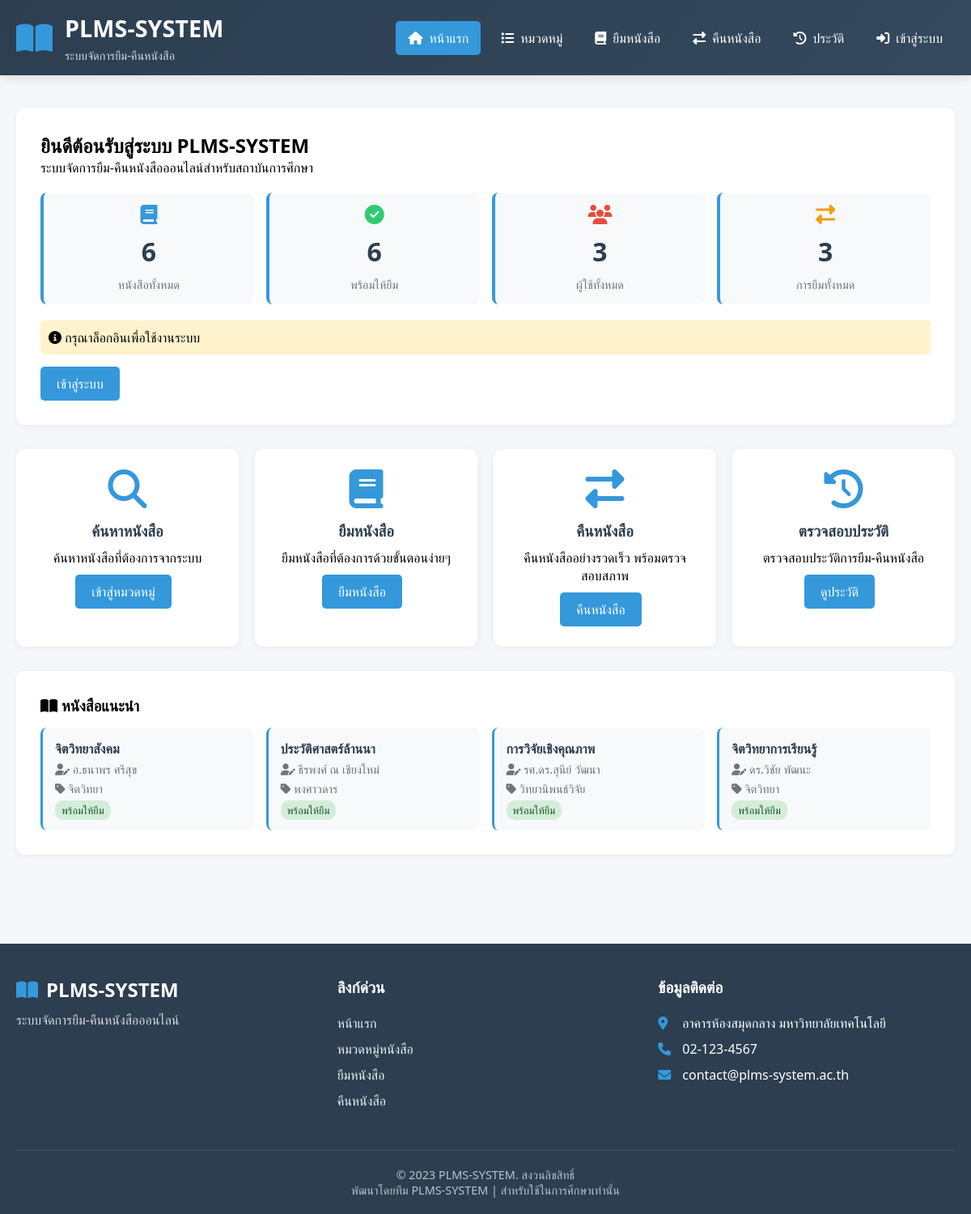
Page /plms-pnvc/index.php on the committed database.
### tables this page shows
CREATE TABLE `books` (
  `id` int(11) NOT NULL,
  `title` varchar(255) NOT NULL,
  `category_id` int(11) DEFAULT NULL,
  `author` varchar(255) NOT NULL,
  `YEAR` int(11) DEFAULT NULL,
  `isbn` varchar(20) DEFAULT NULL,
  `publisher` varchar(255) DEFAULT NULL,
  `pages` int(11) DEFAULT NULL,
  `description` text DEFAULT NULL,
  `location` varchar(100) DEFAULT NULL,
  `quantity` int(11) DEFAULT 1,
  `available` int(11) DEFAULT 1,
  `created_at` timestamp NOT NULL DEFAULT current_timestamp()
);

CREATE TABLE `categories` (
  `id` int(11) NOT NULL,
  `NAME` varchar(100) NOT NULL,
  `description` text DEFAULT NULL,
  `created_at` timestamp NOT NULL DEFAULT current_timestamp()
);

### plms-pnvc/config.php (called while the page is built, shortened)
<?php
global $db;
function getConnection() {
    global $db;
    if (!isset($db)) {
        try {
            $dsn = "mysql:host=" . DB_HOST . ";dbname=" . DB_NAME . ";charset=" . DB_CHARSET;
            $options = [
                PDO::ATTR_ERRMODE => PDO::ERRMODE_EXCEPTION,
                PDO::ATTR_DEFAULT_FETCH_MODE => PDO::FETCH_ASSOC,
                PDO::ATTR_EMULATE_PREPARES => false,
            ];
            $db = new PDO($dsn, DB_USER, DB_PASS, $options);
        } catch (PDOException $e) {
            if ($_SERVER['HTTP_HOST'] === 'localhost' || $_SERVER['HTTP_HOST'] === '127.0.0.1') {
                die("Database connection failed: " . $e->getMessage() .
                    "<br>Please check: " .
                    "<br>1. Database name: " . DB_NAME .
                    "<br>2. Username: " . DB_USER .
                    "<br>3. Run setup_database.php first");
            } else {
                die("Database connection failed. Please contact administrator.");
            }
        }
    }
    return $db;
}
$db = getConnection();
function isLoggedIn() {
    return isset($_SESSION['user_id']);
}
function escape($string) {
    return htmlspecialchars($string, ENT_QUOTES, 'UTF-8');
}
function getAllBooks() {
    global $db;
    try {
        $stmt = $db->query("
            SELECT b.*, c.name as category_name
            FROM books b
            LEFT JOIN categories c ON b.category_id = c.id
            ORDER BY b.id DESC
        ");
        return $stmt->fetchAll();
    } catch (PDOException $e) {
        return [];
    }
}
function getAvailableBooks() {
    global $db;
    try {
        $stmt = $db->query("
            SELECT b.*, c.name as category_name
            FROM books b
            LEFT JOIN categories c ON b.category_id = c.id
            WHERE b.available > 0
            ORDER BY b.title
        ");
        return $stmt->fetchAll();
    } catch (PDOException $e) {
        return [];
    }
}
?>

### plms-pnvc/index.php (the view, shortened to what this page needs)
<?php
require_once 'config.php';
$user_name = isset($_SESSION['user_name']) ? $_SESSION['user_name'] : 'ผู้เยี่ยมชม';
$user_role = isset($_SESSION['user_role']) ? $_SESSION['user_role'] : 'guest';
$is_logged_in = isLoggedIn();
try {
    $books = getAllBooks();
    $available_books = getAvailableBooks();
    $books_count = count($books);
    $available_count = count($available_books);
} catch (Exception $e) {
    $books_count = 0;
    $available_count = 0;
    handleDatabaseError($e);
}
?>
<!DOCTYPE html>
<html lang="th">
<head>
    <link rel="stylesheet" href="https://cdnjs.cloudflare.com/ajax/libs/font-awesome/6.4.0/css/all.min.css">
</head>
<body>
    <header class="header">
        <div class="container">
            <div class="header-content">
                <div class="logo">
                    <div class="logo-img">
                        <i class="fas fa-book-open"></i>
                    </div>
                    <div class="logo-text">
                        <h1><?php echo SITE_NAME; ?></h1>
                        <p>ระบบจัดการยืม-คืนหนังสือ</p>
                    </div>
                </div>
                <nav class="main-nav">
                    <ul>
                        <?php
                        $current_page = basename($_SERVER['PHP_SELF']);
                        ?>
                        <li><a href="index.php" class="<?php echo $current_page == 'index.php' ? 'active' : ''; ?>"><i class="fas fa-home"></i> หน้าแรก</a></li>
                        <li><a href="categories.php" class="<?php echo $current_page == 'categories.php' ? 'active' : ''; ?>"><i class="fas fa-list"></i> หมวดหมู่</a></li>
                        <li><a href="borrow.php" class="<?php echo $current_page == 'borrow.php' ? 'active' : ''; ?>"><i class="fas fa-book"></i> ยืมหนังสือ</a></li>
                        <li><a href="return.php" class="<?php echo $current_page == 'return.php' ? 'active' : ''; ?>"><i class="fas fa-exchange-alt"></i> คืนหนังสือ</a></li>
                        <li><a href="history.php" class="<?php echo $current_page == 'history.php' ? 'active' : ''; ?>"><i class="fas fa-history"></i> ประวัติ</a></li>
                        <?php if ($is_logged_in): ?>
                            <?php if (isAdmin()): ?>
                                <li><a href="admin/dashboard.php"><i class="fas fa-cog"></i> Admin</a></li>
                            <?php endif; ?>
                            <li><a href="logout.php" class="btn-logout"><i class="fas fa-sign-out-alt"></i> ออกจากระบบ</a></li>
                        <?php else: ?>
                            <li><a href="login.php"><i class="fas fa-sign-in-alt"></i> เข้าสู่ระบบ</a></li>
                        <?php endif; ?>
                    </ul>
                </nav>
            </div>
        </div>
    </header>
    <div class="main-content">
        <div class="container">
            <div class="welcome-section">
                <h2>ยินดีต้อนรับสู่ระบบ PLMS-SYSTEM</h2>
                <p>ระบบจัดการยืม-คืนหนังสือออนไลน์สำหรับสถาบันการศึกษา</p>
                <div class="stats-grid">
                    <div class="stat-item">
                        <i class="fas fa-book" style="color: #3498db; font-size: 1.5rem;"></i>
                        <div class="stat-number"><?php echo $books_count; ?></div>
                        <div class="stat-label">หนังสือทั้งหมด</div>
                    </div>
                    <div class="stat-item">
                        <i class="fas fa-check-circle" style="color: #2ecc71; font-size: 1.5rem;"></i>
                        <div class="stat-number"><?php echo $available_count; ?></div>
                        <div class="stat-label">พร้อมให้ยืม</div>
                    </div>
                    <div class="stat-item">
                        <i class="fas fa-users" style="color: #e74c3c; font-size: 1.5rem;"></i>
                        <div class="stat-number"><?php
                            try {
                                $stmt = $db->query("SELECT COUNT(*) as count FROM users WHERE role != 'admin'");
                                $result = $stmt->fetch();
                                echo $result['count'] ?? 0;
                            } catch (Exception $e) {
                                echo "0";
                            }
                        ?></div>
                        <div class="stat-label">ผู้ใช้ทั้งหมด</div>
                    </div>
                    <div class="stat-item">
                        <i class="fas fa-exchange-alt" style="color: #f39c12; font-size: 1.5rem;"></i>
                        <div class="stat-number"><?php
                            try {
                                $stmt = $db->query("SELECT COUNT(*) as count FROM transactions");
                                $result = $stmt->fetch();
                                echo $result['count'] ?? 0;
                            } catch (Exception $e) {
                                echo "0";
                            }
                        ?></div>
                        <div class="stat-label">การยืมทั้งหมด</div>
                    </div>
                </div>
                <?php if ($is_logged_in): ?>
                    <p style="margin-top: 20px; padding: 10px; background: #e3f2fd; border-radius: 5px;">
                        คุณล็อกอินในฐานะ: <strong><?php echo $user_role; ?> - <?php echo escape($user_name); ?></strong>
                    </p>
                    <?php if (isAdmin()): ?>
                        <a href="admin/dashboard.php" class="btn btn-admin">
                            <i class="fas fa-cog"></i> เข้าสู่ระบบผู้ดูแล
                        </a>
                    <?php endif; ?>
                <?php else: ?>
                    <p style="margin-top: 20px; padding: 10px; background: #fff3cd; border-radius: 5px;">
                        <i class="fas fa-info-circle"></i> กรุณาล็อกอินเพื่อใช้งานระบบ
                    </p>
                    <a href="login.php" class="btn">เข้าสู่ระบบ</a>
                <?php endif; ?>
            </div>
            <div class="quick-links">
                <div class="link-card">
                    <i class="fas fa-search"></i>
                    <h3>ค้นหาหนังสือ</h3>
                    <p>ค้นหาหนังสือที่ต้องการจากระบบ</p>
                    <a href="categories.php" class="btn" style="margin-top: 10px;">เข้าสู่หมวดหมู่</a>
                </div>
                <div class="link-card">
                    <i class="fas fa-book"></i>
                    <h3>ยืมหนังสือ</h3>
                    <p>ยืมหนังสือที่ต้องการด้วยขั้นตอนง่ายๆ</p>
                    <a href="borrow.php" class="btn" style="margin-top: 10px;">ยืมหนังสือ</a>
                </div>
                <div class="link-card">
                    <i class="fas fa-exchange-alt"></i>
                    <h3>คืนหนังสือ</h3>
                    <p>คืนหนังสืออย่างรวดเร็ว พร้อมตรวจสอบสภาพ</p>
                    <a href="return.php" class="btn" style="margin-top: 10px;">คืนหนังสือ</a>
                </div>
                <div class="link-card">
                    <i class="fas fa-history"></i>
                    <h3>ตรวจสอบประวัติ</h3>
                    <p>ตรวจสอบประวัติการยืม-คืนหนังสือ</p>
                    <a href="history.php" class="btn" style="margin-top: 10px;">ดูประวัติ</a>
                </div>
            </div>
            <?php if ($books_count > 0): ?>
            <div class="welcome-section" style="margin-top: 30px;">
                <h3><i class="fas fa-book-open"></i> หนังสือแนะนำ</h3>
                <div style="display: grid; grid-template-columns: repeat(auto-fill, minmax(250px, 1fr)); gap: 15px; margin-top: 15px;">
                    <?php
                    $recent_books = array_slice($books, 0, 4);
                    foreach ($recent_books as $book):
                    ?>
                    <div style="background: #f8f9fa; padding: 15px; border-radius: 8px; border-left: 3px solid #3498db;">
                        <h4 style="margin-bottom: 5px; color: #2c3e50;"><?php echo escape($book['title']); ?></h4>
                        <p style="color: #6c757d; font-size: 0.9rem; margin-bottom: 5px;">
                            <i class="fas fa-user-edit"></i> <?php echo escape($book['author']); ?>
                        </p>
                        <p style="color: #6c757d; font-size: 0.9rem; margin-bottom: 5px;">
                            <i class="fas fa-tag"></i> <?php echo escape($book['category_name'] ?? 'ไม่มีหมวดหมู่'); ?>
                        </p>
                        <span style="background: <?php echo $book['available'] > 0 ? '#d4edda' : '#f8d7da'; ?>;
                                color: <?php echo $book['available'] > 0 ? '#155724' : '#721c24'; ?>;
                                padding: 3px 8px; border-radius: 10px; font-size: 0.8rem;">
                            <?php echo $book['available'] > 0 ? 'พร้อมให้ยืม' : 'ถูกยืมหมด'; ?>
                        </span>
                    </div>
                    <?php endforeach; ?>
                </div>
            </div>
            <?php endif; ?>
        </div>
    </div>
    <footer style="background-color: #2c3e50; color: white; padding: 40px 0 20px; margin-top: 40px;">
        <div class="container">
            <div style="display: grid; grid-template-columns: repeat(auto-fit, minmax(250px, 1fr)); gap: 30px; margin-bottom: 40px;">
                <div>
                    <h3 style="font-size: 1.5rem; margin-bottom: 10px; display: flex; align-items: center;">
                        <i class="fas fa-book-open" style="margin-right: 10px; color: #3498db;"></i> <?php echo SITE_NAME; ?>
                    </h3>
                    <p style="opacity: 0.8;">ระบบจัดการยืม-คืนหนังสือออนไลน์</p>
                </div>
                <div>
                    <h4 style="margin-bottom: 20px; font-size: 1.2rem;">ลิงก์ด่วน</h4>
                    <ul style="list-style: none;">
                        <li style="margin-bottom: 10px;"><a href="index.php" style="color: #ecf0f1; text-decoration: none; transition: color 0.3s;">หน้าแรก</a></li>
                        <li style="margin-bottom: 10px;"><a href="categories.php" style="color: #ecf0f1; text-decoration: none; transition: color 0.3s;">หมวดหมู่หนังสือ</a></li>
                        <li style="margin-bottom: 10px;"><a href="borrow.php" style="color: #ecf0f1; text-decoration: none; transition: color 0.3s;">ยืมหนังสือ</a></li>
                        <li style="margin-bottom: 10px;"><a href="return.php" style="color: #ecf0f1; text-decoration: none; transition: color 0.3s;">คืนหนังสือ</a></li>
                    </ul>
                </div>
                <div>
                    <h4 style="margin-bottom: 20px; font-size: 1.2rem;">ข้อมูลติดต่อ</h4>
                    <p style="margin-bottom: 10px; display: flex; align-items: center;">
                        <i class="fas fa-map-marker-alt" style="margin-right: 10px; color: #3498db; width: 20px;"></i>
                        อาคารห้องสมุดกลาง มหาวิทยาลัยเทคโนโลยี
                    </p>
                    <p style="margin-bottom: 10px; display: flex; align-items: center;">
                        <i class="fas fa-phone" style="margin-right: 10px; color: #3498db; width: 20px;"></i>
                        02-123-4567
                    </p>
                    <p style="display: flex; align-items: center;">
                        <i class="fas fa-envelope" style="margin-right: 10px; color: #3498db; width: 20px;"></i>
                        contact@plms-system.ac.th
                    </p>
                </div>
            </div>
            <div style="border-top: 1px solid rgba(255, 255, 255, 0.1); padding-top: 20px; text-align: center; color: #bdc3c7; font-size: 0.9rem;">
                <p>&copy; 2023 <?php echo SITE_NAME; ?>. สงวนลิขสิทธิ์</p>
                <p>พัฒนาโดยทีม PLMS-SYSTEM | สำหรับใช้ในการศึกษาเท่านั้น</p>
            </div>
        </div>
    </footer>
</body>
</html>

### rows in the picture
books: title "จิตวิทยาสังคม", author "อ.ธนาพร ศรีสุข", category.NAME "จิตวิทยา", available "พร้อมให้ยืม"
books: title "ประวัติศาสตร์ล้านนา", author "ธีรพงศ์ ณ เชียงใหม่", category.NAME "พงศาวดาร", available "พร้อมให้ยืม"
books: title "การวิจัยเชิงคุณภาพ", author "รศ.ดร.สุนีย์ วัฒนา", category.NAME "วิทยานิพนธ์วิจัย", available "พร้อมให้ยืม"
books: title "จิตวิทยาการเรียนรู้", author "ดร.วิชัย พัฒนะ", category.NAME "จิตวิทยา", available "พร้อมให้ยืม"

### other values in the picture
SITE_NAME "PLMS-SYSTEM"
$books_count "6"
$available_count "6"
$result['count'] "3"
